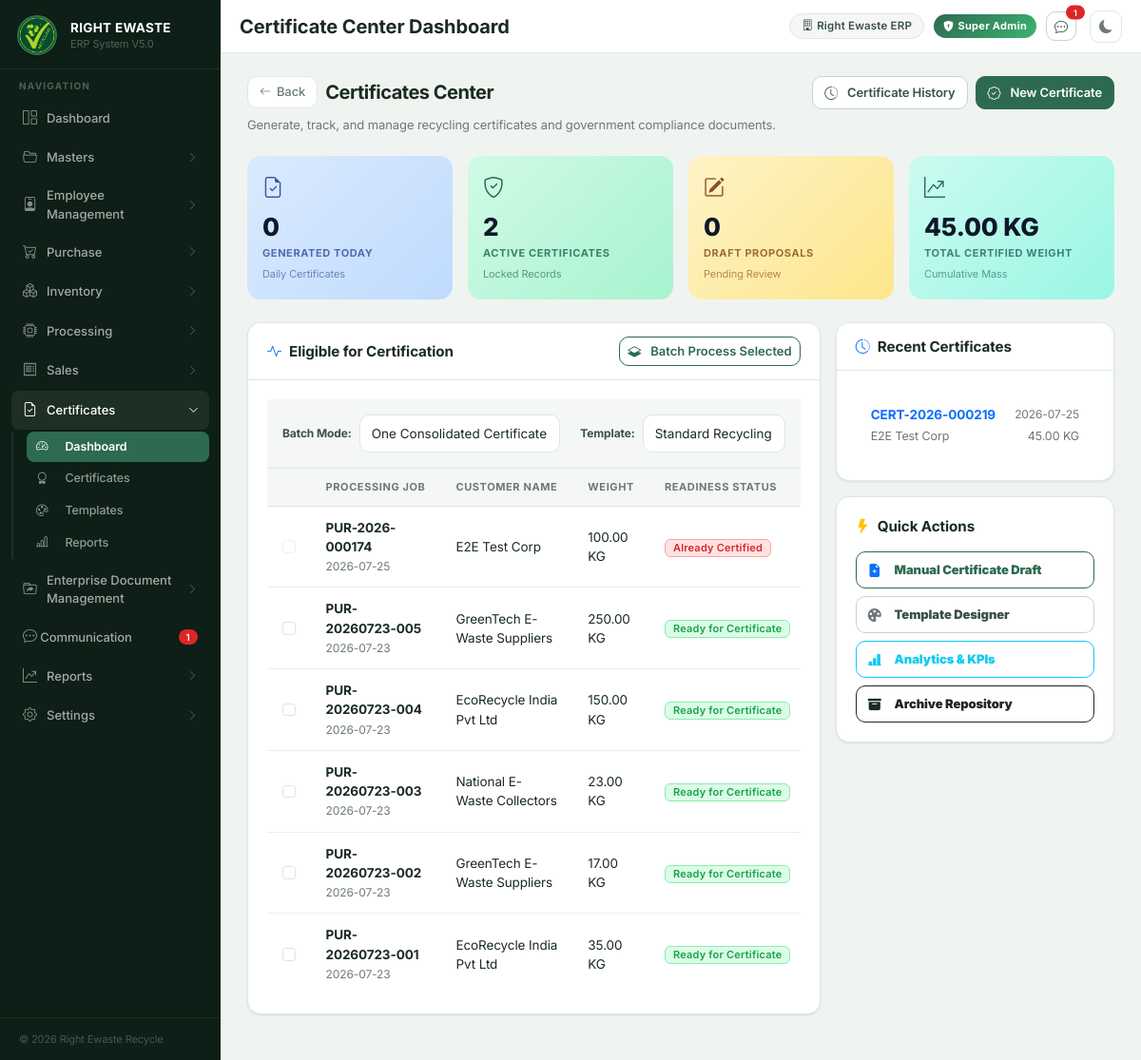
The app's page /certificates/dashboard with its own data.
### tables this page shows
CREATE TABLE purchase_invoice (
                id INTEGER PRIMARY KEY AUTOINCREMENT,
                purchase_invoice_number TEXT NOT NULL UNIQUE,
                invoice_date DATE NOT NULL,
                supplier_id INTEGER NOT NULL,
                supplier_invoice_number TEXT,
                payment_mode TEXT,
                vehicle_number TEXT,
                transporter TEXT,
                remarks TEXT,
                subtotal REAL NOT NULL,
                cgst REAL DEFAULT 0,
                sgst REAL DEFAULT 0,
                igst REAL DEFAULT 0,
                gst_amount REAL DEFAULT 0,
                round_off REAL DEFAULT 0,
                grand_total REAL NOT NULL,
                status TEXT DEFAULT 'CONFIRMED',
                is_active INTEGER DEFAULT 1,
                created_at DATETIME DEFAULT CURRENT_TIMESTAMP,
                updated_at DATETIME DEFAULT CURRENT_TIMESTAMP, eway_bill_number TEXT, reference_number TEXT, created_by TEXT, updated_by TEXT, print_count INTEGER DEFAULT 0, pdf_download_count INTEGER DEFAULT 0, intake_type TEXT DEFAULT 'Purchase', vehicle_type TEXT, driver_name TEXT, weight_slip_number TEXT, ready_for_processing INTEGER DEFAULT 0,
                FOREIGN KEY (supplier_id) REFERENCES party(id)
            );

CREATE TABLE party (

    id INTEGER PRIMARY KEY AUTOINCREMENT,

    party_code TEXT NOT NULL UNIQUE,

    company_name TEXT NOT NULL,

    contact_person TEXT,

    party_type TEXT NOT NULL CHECK(party_type IN ('CUSTOMER', 'SUPPLIER', 'BOTH')),

    gstin TEXT UNIQUE,

    pan TEXT,

    phone TEXT NOT NULL,

    alternate_phone TEXT,

    email TEXT,

    billing_address TEXT NOT NULL,

    shipping_address TEXT,

    city TEXT NOT NULL,

    state TEXT NOT NULL,

    state_code TEXT NOT NULL,

    pincode TEXT,

    remarks TEXT,

    is_active INTEGER NOT NULL DEFAULT 1,

    created_at DATETIME DEFAULT CURRENT_TIMESTAMP,

    updated_at DATETIME DEFAULT CURRENT_TIMESTAMP

, default_template_key TEXT);

CREATE TABLE certificate (
    id INTEGER PRIMARY KEY AUTOINCREMENT,
    certificate_number TEXT NOT NULL UNIQUE,
    certificate_type TEXT NOT NULL CHECK(certificate_type IN ('RECYCLING', 'DECOMPOSITION', 'REFURBISHMENT', 'COMBINED')),
    customer_id INTEGER NOT NULL REFERENCES party(id),
    status TEXT NOT NULL DEFAULT 'DRAFT' CHECK(status IN ('DRAFT', 'PREVIEW', 'GENERATED', 'LOCKED', 'ARCHIVED', 'CANCELLED', 'SUPERSEDED')),
    template_key TEXT NOT NULL REFERENCES certificate_template(template_key),
    template_version INTEGER NOT NULL DEFAULT 1,
    generation_date TEXT,
    version_number INTEGER NOT NULL DEFAULT 1,
    superseded_certificate_id INTEGER REFERENCES certificate(id),
    replaces_certificate_id INTEGER REFERENCES certificate(id),
    verification_uuid TEXT NOT NULL,
    digital_signature_hash TEXT,
    signed_by TEXT,
    signed_at TEXT,
    verification_hash TEXT,
    remarks TEXT,
    cancellation_reason TEXT,
    cancelled_by TEXT,
    cancelled_at TEXT,
    created_at DATETIME DEFAULT CURRENT_TIMESTAMP,
    updated_at DATETIME DEFAULT CURRENT_TIMESTAMP
, purchase_id INTEGER REFERENCES purchase_invoice(id), template_json TEXT, custom_table_json TEXT);

### backend/routes/certificates.py (the view)
@certificates_bp.route("/certificates/dashboard")
def dashboard():
    summary = certificate_repository.get_dashboard_summary()
    queue = certificate_repository.get_eligible_processing_jobs()
    return render_template(
        "certificate/dashboard.html",
        summary=summary,
        queue=queue
    )

### backend/app.py (called while the page is built)
@app.context_processor
def utility_processor():
    def modify_query(**new_values):
        args = request.args.to_dict()
        for key, value in new_values.items():
            args[key] = str(value)
        return urlencode(args)
    from routes.communication import get_global_unread_count
    return dict(modify_query=modify_query, unread_chat_count=get_global_unread_count)

### backend/database.py (called while the page is built)
def get_connection():
    conn = sqlite3.connect(DATABASE)
    conn.row_factory = sqlite3.Row
    conn.execute("PRAGMA foreign_keys = ON")
    return conn

### backend/routes/communication.py (called while the page is built)
def get_current_user_id():
    if "user" in session and isinstance(session["user"], dict):
        return session["user"].get("user_id", 1)
    return 1

def get_global_unread_count():
    user_id = get_current_user_id()
    conn = get_connection()
    try:
        cursor = conn.cursor()
        cursor.execute("""
            SELECT COUNT(*) FROM messages m
            JOIN conversation_participants cp ON m.conversation_id = cp.conversation_id
            WHERE cp.user_id = ? AND m.sender_id != ?
              AND cp.status = 'ACTIVE'
              AND m.id > COALESCE(cp.last_read_message_id, 0)
        """, (user_id, user_id))
        return cursor.fetchone()[0]
    except Exception:
        return 0
    finally:
        conn.close()

### backend/security.py (called while the page is built)
def get_csrf_token():
    token = session.get(_CSRF_SESSION_KEY)
    if token is None:
        token = secrets.token_urlsafe(32)
        session[_CSRF_SESSION_KEY] = token
    return token

### backend/templates/certificate/dashboard.html (shortened to what this page needs)
{% extends "shared/base.html" %}
{% block page_title %}Certificate Center Dashboard{% endblock %}
{% block styles %}
<link rel="stylesheet" href="{{ url_for('static', filename='css/certificate.css') }}">
{% endblock %}
{% from "shared/_page_header.html" import page_header %}
{% block content %}
{{ page_header(
    title="Certificates Center",
    subtitle="Generate, track, and manage recycling certificates and government compliance documents.",
    back_url="/",
    actions=[
        {'label': 'Certificate History', 'url': '/certificates/history', 'icon': 'bi-clock-history', 'class': 'btn-outline-secondary'},
        {'label': 'New Certificate', 'url': '/certificates/new', 'icon': 'bi-patch-check', 'class': 'btn-primary'}
    ]
) }}
  <div class="row g-3 mb-4">
    <div class="col-12 col-sm-6 col-md-3">
      <div class="kpi-card kpi-blue">
        <i class="bi bi-file-earmark-check kpi-icon"></i>
        <div class="kpi-value">{{ summary.generated_today }}</div>
        <div class="kpi-label">Generated Today</div>
        <div class="kpi-sub">Daily Certificates</div>
      </div>
    </div>
    <div class="col-12 col-sm-6 col-md-3">
      <div class="kpi-card kpi-green">
        <i class="bi bi-shield-check kpi-icon"></i>
        <div class="kpi-value">{{ summary.locked_certs }}</div>
        <div class="kpi-label">Active Certificates</div>
        <div class="kpi-sub">Locked Records</div>
      </div>
    </div>
    <div class="col-12 col-sm-6 col-md-3">
      <div class="kpi-card kpi-amber">
        <i class="bi bi-pencil-square kpi-icon"></i>
        <div class="kpi-value">{{ summary.draft_certs }}</div>
        <div class="kpi-label">Draft Proposals</div>
        <div class="kpi-sub">Pending Review</div>
      </div>
    </div>
    <div class="col-12 col-sm-6 col-md-3">
      <div class="kpi-card kpi-teal">
        <i class="bi bi-graph-up-arrow kpi-icon"></i>
        <div class="kpi-value">{{ "%.2f"|format(summary.certified_weight) }} KG</div>
        <div class="kpi-label">Total Certified Weight</div>
        <div class="kpi-sub">Cumulative Mass</div>
      </div>
    </div>
  </div>
  <div class="row g-3 mb-4">
    <div class="col-12 col-lg-8">
      <div class="card shadow-sm border-0 h-100">
        <div class="card-header bg-white border-0 py-3 d-flex align-items-center justify-content-between">
          <h5 class="m-0 fw-bold"><i class="bi bi-activity text-primary me-2"></i>Eligible for Certification</h5>
          <button type="submit" form="batchGenForm" class="btn btn-outline-primary btn-sm">
            <i class="bi bi-layers-half me-1"></i>Batch Process Selected
          </button>
        </div>
        <div class="card-body p-0">
          {% if queue %}
          <form id="batchGenForm" action="{{ url_for('certificates.batch_generate') }}" method="POST">
            <div class="bg-light p-3 border-bottom d-flex align-items-center justify-content-between gap-3">
              <div class="d-flex align-items-center gap-2">
                <span class="small fw-bold">Batch Mode:</span>
                <select name="mode" class="form-select form-select-sm" style="width: auto;">
                  <option value="CONSOLIDATED">One Consolidated Certificate</option>
                </select>
              </div>
              <div class="d-flex align-items-center gap-2">
                <span class="small fw-bold">Template:</span>
                <select name="template_key" class="form-select form-select-sm" style="width: auto;">
                  <option value="STANDARD">Standard Recycling</option>
                </select>
              </div>
            </div>
            <div class="table-responsive">
              <table class="table align-middle mb-0">
                <thead class="table-light">
                  <tr>
                    <th style="width: 40px;"></th>
                    <th>Processing Job</th>
                    <th>Customer Name</th>
                    <th>Weight</th>
                    <th>Readiness Status</th>
                  </tr>
                </thead>
                <tbody>
                  {% for job in queue %}
                  <tr>
                    <td>
                      {% if job.readiness == 'Ready for Certificate' %}
                      <input type="checkbox" name="processing_job_ids" value="{{ job.id }}" class="form-check-input">
                      {% else %}
                      <input type="checkbox" class="form-check-input" disabled>
                      {% endif %}
                    </td>
                    <td>
                      <span class="fw-bold text-dark">{{ job.processing_number }}</span><br>
                      <small class="text-muted">{{ job.processing_date }}</small>
                    </td>
                    <td>{{ job.customer_name }}</td>
                    <td>{{ "%.2f"|format(job.input_weight) }} KG</td>
                    <td>
                      <span class="badge bg-{{ job.readiness_color }}-subtle text-{{ job.readiness_color }}">
                        {{ job.readiness }}
                      </span>
                    </td>
                  </tr>
                  {% endfor %}
                </tbody>
              </table>
            </div>
          </form>
          {% else %}
          <div class="empty-state py-5 text-center text-muted">
            <div class="empty-icon fs-1 mb-2"><i class="bi bi-emoji-smile"></i></div>
            <p>All completed Processing Jobs have been certified! No items waiting in queue.</p>
          </div>
          {% endif %}
        </div>
      </div>
    </div>
    <div class="col-12 col-lg-4">
      <div class="card shadow-sm border-0 mb-3">
        <div class="card-header bg-white border-0 py-3">
          <h5 class="m-0 fw-bold"><i class="bi bi-clock-history text-primary me-2"></i>Recent Certificates</h5>
        </div>
        <div class="card-body p-0">
          {% if summary.recent_certs %}
          <div class="list-group list-group-flush">
            {% for cert in summary.recent_certs %}
            <a href="{{ url_for('certificates.job_details', cert_id=cert.id) }}" class="list-group-item list-group-item-action p-3">
              <div class="d-flex justify-content-between align-items-center mb-1">
                <span class="fw-bold text-primary">{{ cert.certificate_number }}</span>
                <small class="text-muted">{{ cert.generation_date or 'Draft' }}</small>
              </div>
              <div class="d-flex justify-content-between text-secondary" style="font-size:12.5px;">
                <span>{{ cert.customer_name }}</span>
                <span>{{ "%.2f"|format(cert.weight) }} KG</span>
              </div>
            </a>
            {% endfor %}
          </div>
          {% else %}
          <div class="p-4 text-center text-muted">No certificates generated yet.</div>
          {% endif %}
        </div>
      </div>
      <div class="card shadow-sm border-0">
        <div class="card-body">
          <h5 class="fw-bold mb-3"><i class="bi bi-lightning-fill text-warning me-2"></i>Quick Actions</h5>
          <div class="d-grid gap-2">
            <a href="{{ url_for('certificates.create_certificate') }}" class="btn btn-outline-primary py-2 text-start">
              <i class="bi bi-file-earmark-plus-fill me-2 text-primary"></i>
              <strong>Manual Certificate Draft</strong>
            </a>
            <a href="{{ url_for('certificates.templates') }}" class="btn btn-outline-secondary py-2 text-start">
              <i class="bi bi-palette-fill me-2 text-secondary"></i>
              <strong>Template Designer</strong>
            </a>
            <a href="{{ url_for('certificates.analytics') }}" class="btn btn-outline-info py-2 text-start">
              <i class="bi bi-bar-chart-line-fill me-2 text-info"></i>
              <strong>Analytics & KPIs</strong>
            </a>
            <a href="{{ url_for('certificates.archive') }}" class="btn btn-outline-dark py-2 text-start">
              <i class="bi bi-archive-fill me-2 text-dark"></i>
              <strong>Archive Repository</strong>
            </a>
          </div>
        </div>
      </div>
    </div>
  </div>
</div>
{% endblock %}

### backend/static/css/certificate.css (style rules this page uses)
:root { --cert-bg: #fafafa; --cert-card-shadow: 0 4px 20px -2px rgba(15, 23, 42, 0.08), 0 2px 8px -1px rgba(15, 23, 42, 0.04); }

### backend/templates/certificate/dashboard.html (style rules this page uses)
.kpi-value { font-size: 26px; font-weight: 800; color: #0f172a; line-height: 1.2; }

### records on screen
purchase_invoice: processing_number "PUR-2026-000174", processing_date "2026-07-25"
party: customer_name "E2E Test Corp"
purchase_invoice: processing_number "PUR-20260723-005", processing_date "2026-07-23", customer_name "GreenTech E-Waste Suppliers", input_weight "250.00", readiness "Ready for Certificate"
purchase_invoice: processing_number "PUR-20260723-004", processing_date "2026-07-23", customer_name "EcoRecycle India Pvt Ltd", input_weight "150.00", readiness "Ready for Certificate"
purchase_invoice: processing_number "PUR-20260723-003", processing_date "2026-07-23", customer_name "National E-Waste Collectors", input_weight "23.00", readiness "Ready for Certificate"
purchase_invoice: processing_number "PUR-20260723-002", processing_date "2026-07-23", customer_name "GreenTech E-Waste Suppliers", input_weight "17.00", readiness "Ready for Certificate"
purchase_invoice: processing_number "PUR-20260723-001", processing_date "2026-07-23", customer_name "EcoRecycle India Pvt Ltd", input_weight "35.00", readiness "Ready for Certificate"
certificate: certificate_number "CERT-2026-000219", generation_date "2026-07-25", customer_name "E2E Test Corp", weight "45.00"

### other values on screen
{{ u_count if u_count <= 99 else '99+' }} "1"
{{ title }} "Certificates Center"
{{ subtitle }} "Generate, track, and manage recycling certificates and government compliance documents."
{{ action.label }} "Certificate History" "New Certificate"
{{ summary.generated_today }} "0"
{{ summary.locked_certs }} "2"
{{ summary.draft_certs }} "0"
{{ "%.2f"|format(summary.certified_weight) }} "45.00"
{{ "%.2f"|format(job.input_weight) }} "100.00"
{{ job.readiness }} "Already Certified"
